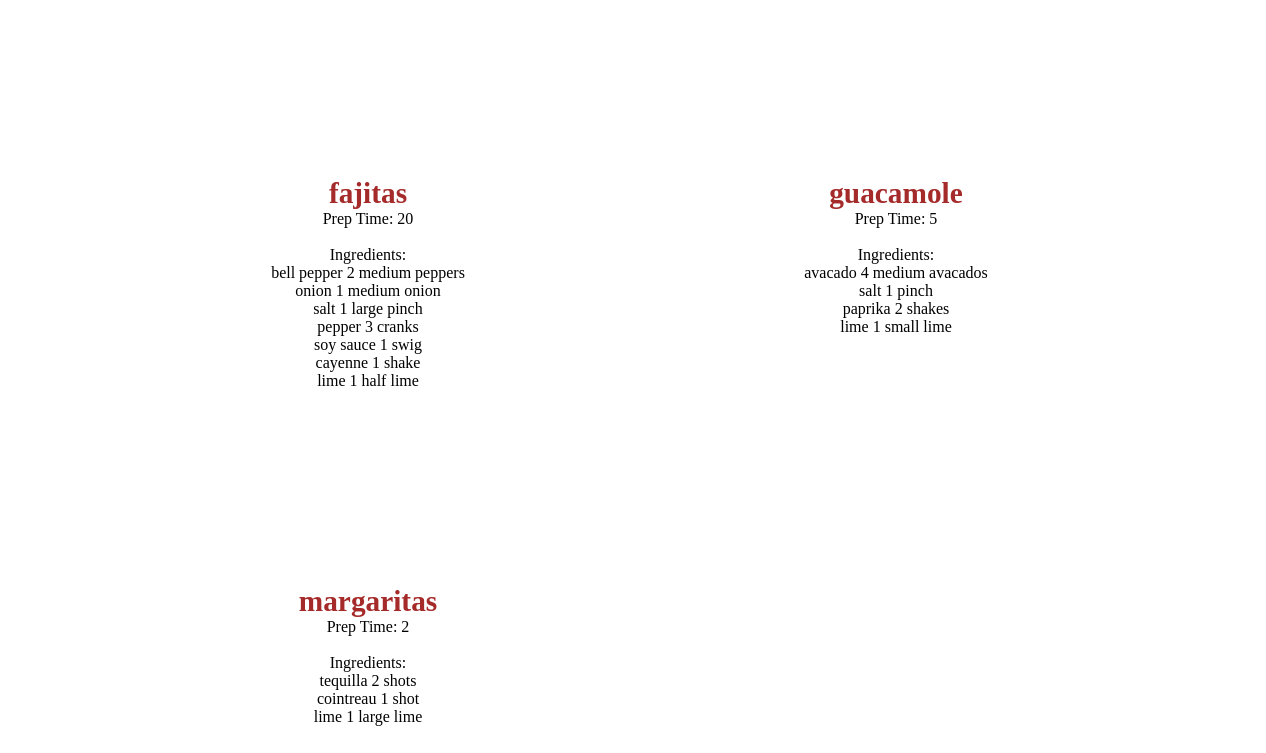
Screenshot of /recipeCards with the database file from the repository.
### tables this page shows
CREATE TABLE recipeBase(recipe_name TEXT primary key, prep_time INTEGER );

CREATE TABLE recipes(
id INTEGER primary key autoincrement, 
recipe_name TEXT, 
ingredient_name TEXT, 
amount INTEGER, 
unit TEXT,
 foreign key ('recipe_name') REFERENCES recipeBase(recipe_name));

### app.py (the view)
@app.route('/recipeCards')
def generate_cards():
    with db_conect() as db:
        cur = db.cursor()
        cur.execute('''
        SELECT * FROM recipeBase''')
        recipeBases = cur.fetchall()
        recipeDict = {}
        for recipeBase in recipeBases:
            recipeKey = recipeBase[0]
            cur.execute(f'''
                    SELECT recipes.recipe_name, ingredient_name, amount, unit FROM recipes
                    INNER JOIN recipeBase ON recipes.recipe_name = recipeBase.recipe_name
                    WHERE recipes.recipe_name = '{recipeKey}';''')
            ingredientList = cur.fetchall()
            recipeDict[recipeKey] = {'Prep Time': recipeBase[1], 'Ingredients': ingredientList}
    return render_template('recipe4.html', recipeDict=recipeDict)

### app.py (called while the page is built)
def db_conect():
    db_name = "cookBook.sqlite"
    conn = sqlite3.connect(db_name)
    conn.row_factory = sqlite3.Row
    return conn

### templates/recipe4.html (shortened to what this page needs)
{% extends "base.html" %}
{% block href %} href="../static/css/recipe4.css"{% endblock %}
{% block main %}
{% for key, recipe in recipeDict.items() %}
    {% if loop.index0%4==0 %}
<div class="pageSize">
    {% endif %}
    {% if loop.index0%2==0 %}
        <div class="cardRow{{ (loop.index0//2) + 1 }}">
        {% endif %}
            <div class="cardSize cardColumn{{ (loop.index0 % 2) + 1 }}">
                <p class="fs22">{{key}}</p>
                <p class="fs12">Prep Time: {{ recipe['Prep Time']}}</p>
            <br>
                <p class="fs12">Ingredients:
                    {% for ingredient in recipe['Ingredients'] %}
                        <br>
                         {{ingredient['ingredient_name']}}
                        {{ ingredient['amount'] }}
                        {{ ingredient['unit'] }}
                    {% endfor %}
                </p>
            </div>
    {% if loop.index0%2==1 %}
        </div>
    {% endif %}
 {% endfor %}
{% endblock %}

### templates/base.html (shortened to what this page needs)
<!doctype html>
<html lang="en">
<head>
    <link {% block href %}{% endblock %} } type="text/css" rel="stylesheet">
</head>
<body class="grid-container">
<main> {% block main %}{% endblock %}
</main>
</body>
</html>

### static/css/recipe4.css (style rules this page uses)
.fs22 { font-size: 22pt; font-weight: bold; color:brown; }
.fs12 { font-size: 12pt; }
.pageSize { height: 8.5in; width:11in; padding:1in; display: grid; grid-template-columns: auto; grid-template-rows: auto auto; }
.cardRow1 { grid-column: 1/2; grid-row: 1; display: grid; grid-template-columns: 50% 50%; }
.cardRow2 { grid-column: 1/2; grid-row:2 ; display:grid; grid-template-columns: 50% 50%; }
.cardColumn1 { grid-column: 1; }
.cardColumn2 { grid-column: 2; }
.cardSize { height:3in; width: 4.5in; text-align: center; justify-self: center; align-self: center; }
p { margin:0; }

### rows the page displays
recipeBase: recipe_name "fajitas", prep_time "20"
recipes: ingredient_name "bell pepper", amount "2", unit "medium peppers"
recipes: ingredient_name "onion", amount "1", unit "medium onion"
recipes: ingredient_name "salt", amount "1", unit "large pinch"
recipes: ingredient_name "pepper", amount "3", unit "cranks"
recipes: ingredient_name "soy sauce", amount "1", unit "swig"
recipes: ingredient_name "cayenne", amount "1", unit "shake"
recipes: ingredient_name "lime", amount "1", unit "half lime"
recipeBase: recipe_name "guacamole", prep_time "5"
recipes: ingredient_name "avacado", amount "4", unit "medium avacados"
recipes: ingredient_name "salt", amount "1", unit "pinch"
recipes: ingredient_name "paprika", amount "2", unit "shakes"
recipes: ingredient_name "lime", amount "1", unit "small lime"
recipeBase: recipe_name "margaritas", prep_time "2"
recipes: ingredient_name "tequilla", amount "2", unit "shots"
recipes: ingredient_name "cointreau", amount "1", unit "shot"
recipes: ingredient_name "lime", amount "1", unit "large lime"
